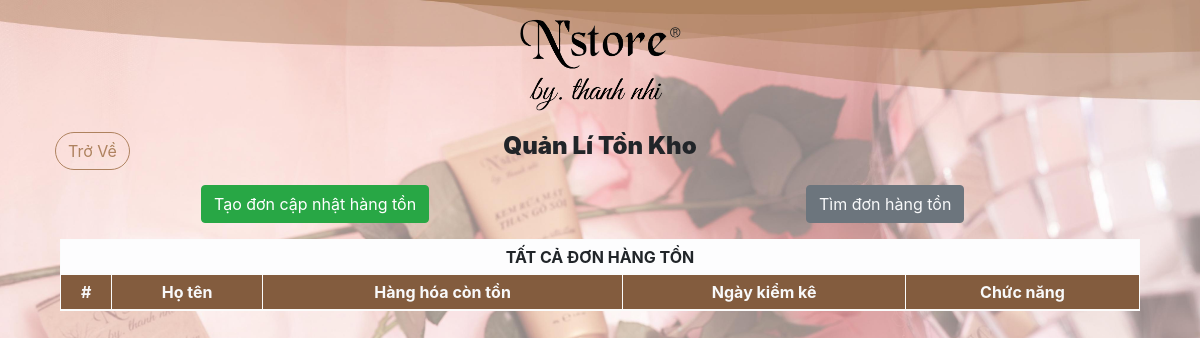
/index.php?page=quanlitonkho (signed in), run on an earlier commit of the app's database.
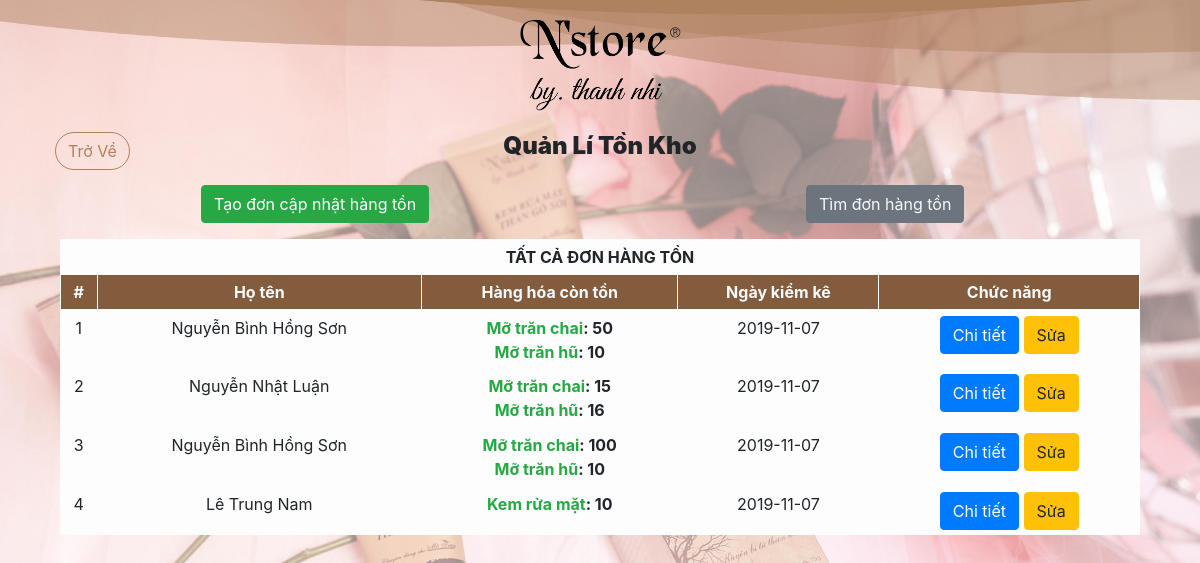
And on a later commit of the database.
### tables this page shows
CREATE TABLE `hangton` (
  `mahangton` int(11) NOT NULL,
  `ngaytao` date NOT NULL,
  `makhachhang` int(11) NOT NULL,
  `maadmin` int(11) DEFAULT NULL
);

CREATE TABLE `khachhang` (
  `makhachhang` int(11) NOT NULL,
  `hovaten` varchar(100) NOT NULL,
  `sodienthoai` varchar(15) NOT NULL,
  `cmnd` varchar(20) NOT NULL,
  `diachi` varchar(500) NOT NULL,
  `capbac` varchar(200) NOT NULL,
  `tructhuoc` varchar(500) NOT NULL,
  `mahopdong` varchar(100) DEFAULT NULL,
  `macuahang` varchar(100) DEFAULT NULL,
  `hethongnhaphanphoi` varchar(200) DEFAULT NULL,
  `danghi` varchar(50) NOT NULL DEFAULT 'chuanghi',
  `loaikhachhang` varchar(100) NOT NULL DEFAULT 'khachquaduong',
  `maadmin` int(11) DEFAULT '0',
  `ngaysua` date DEFAULT NULL,
  `maadminsua` int(11) DEFAULT NULL,
  `ngaytao` date NOT NULL
);

CREATE TABLE `chitiethanghoahangton` (
  `machitiethanghoahangton` int(11) NOT NULL,
  `mahanghoa` int(11) NOT NULL,
  `soluong` int(11) NOT NULL,
  `mahangton` int(11) NOT NULL
);

CREATE TABLE `hanghoa` (
  `mahanghoa` int(11) NOT NULL,
  `tenhanghoa` varchar(100) NOT NULL
);

### ns-tn-database/ket-noi.php (called while the page is built, shortened)
<?php
    $this->connect = new PDO('mysql:host=localhost;dbname=quanlibanhang;charset=utf8','root','');
?>

### ns-tn-model/hang-ton-class.php (called while the page is built, shortened)
<?php
    class hangtonclass extends databaseHangTon{
        public function LayTatCaHangTon(){
            $donhang = $this->connect->prepare('SELECT *, hangton.ngaytao AS ngaytaohangton FROM hangton, khachhang WHERE hangton.makhachhang = khachhang.makhachhang ORDER BY hangton.ngaytao DESC');
            $donhang->setFetchMode(PDO::FETCH_OBJ);
            $donhang->execute();
            $listdonhang = $donhang->fetchAll();
            return $listdonhang;
        }
        public function LayHangTonTheoMa($mahanghoa){
            $hanghoa = $this->connect->prepare("SELECT * FROM hanghoa WHERE mahanghoa=?");
			$hanghoa->setFetchMode(PDO::FETCH_OBJ);
			$hanghoa->execute(array($mahanghoa));
			$list = $hanghoa->fetch();
			return $list;
        }
    }
?>

### ns-tn-model/cthh-hang-ton-class.php (called while the page is built, shortened)
<?php
    class cthhhtclass extends databaseCTHHHT{
        public function LayHangHoaCuaDonHang($mahangton){
            $hanghoa = $this->connect->prepare('SELECT * FROM chitiethanghoahangton cthhht, hanghoa hh, hangton ht WHERE ht.mahangton = cthhht.mahangton AND hh.mahanghoa = cthhht.mahanghoa AND cthhht.mahangton = ?');
            $hanghoa->setFetchMode(PDO::FETCH_OBJ);
            $hanghoa-> execute(array($mahangton));
            $listhanghoa = $hanghoa->fetchAll();
            return $listhanghoa;
        }
    }
?>

### ns-tn-model/admin-class.php (called while the page is built, shortened)
<?php
    class adminclass extends databaseAdmin{
        public function LayThongTinAdminBangMa($maadmin){
            $admin = $this->connect->prepare("SELECT * FROM admin WHERE maadmin=?");
			$admin->setFetchMode(PDO::FETCH_OBJ);
			$admin->execute(array($maadmin));
			$list = $admin->fetch();
			return $list;
        }
    }
?>

### ns-tn-view/ns-tn-quan-li/ns-tn-ton-kho/index.php (the view, shortened to what this page needs)
<?php
    require "ns-tn-model/admin-class.php";
    require "ns-tn-model/cthh-hang-ton-class.php";
    require "ns-tn-model/hang-ton-class.php";
    if(isset($_SESSION['admin'])){
        ?>
            <div class="col-12 col-sm-12 col-md-12 col-lg-12 col-xl-12 d-flex justify-content-center">
                <div class="position-absolute" style="z-index: 999; left: 10px">
                    <a class="btn btn-outline-brown dangxuat rounded-pill" href="index.php">Trở Về</a>
                </div>
                <div class="text-center">
                    <h4><strong><b>Quản Lí Tồn Kho</b></strong></h4>
                </div>
            </div>
            <div class="">
                <div class="row">
                    <div class="col-12 col-sm-12 col-md-6 col-lg-6 col-xl-6 d-flex justify-content-center mt-3">
                        <a href="index.php?page=taomoihangton" class=" btn btn-success hvr-grow-rotate">Tạo đơn cập nhật hàng tồn</a>
                    </div>
                    <div class="col-12 col-sm-12 col-md-6 col-lg-6 col-xl-6 d-flex justify-content-center mt-3 ">
                        <button class=" btn btn-secondary text-light hvr-wobble-horizontal" data-toggle="collapse" href="#collapseExample" role="button" aria-expanded="false" aria-controls="collapseExample">
                            Tìm đơn hàng tồn
                        </button>
                    </div>
                </div>
            </div>
            <div class="col-12 col-sm-12 col-md-12 col-lg-12 col-xl-12 mt-3">
                 <div class="table-responsive-lg" id="bangloc">
                    <table class="table table-hover table-bordered table-sm table-light text-center mb-3">
                        <thead>
                            <tr>
                                <th scope="col" colspan="5">TẤT CẢ ĐƠN HÀNG TỒN</th>
                            </tr>
                            <tr class="bg-browns text-light">
                                <th scope="col">#</th>
                                <th scope="col">Họ tên</th>
                                <th scope="col">Hàng hóa còn tồn</th>
                                <th scope="col">Ngày kiểm kê</th>
                                <th scope="col">Chức năng</th>
                            </tr>
                        </thead>
                        <tbody>
                        <?php
                            $stt = 1;
                            $hangton = new hangtonclass();
                            $thongtin = $hangton->LayTatCaHangTon();
                            foreach ($thongtin as $tt) {
                        ?>
                            <tr>
                                <th scope="row" class="font-weight-normal"><?php echo $stt++; ?></th>
                                <th scope="col" class="font-weight-normal"><?php echo $tt->hovaten; ?></th>
                                <th scope="col" class="font-weight-normal">
                                    <?php
                                        $chitiet = new cthhhtclass();
                                        $thongtinchitiet = $chitiet->LayHangHoaCuaDonHang($tt->mahangton);
                                        foreach ($thongtinchitiet as $ttct) {
                                            echo "<strong> <span class='text-success'>" .  $hangton->LayHangTonTheoMa($ttct->mahanghoa)->tenhanghoa . "</span>: <span>" . $ttct->soluong . "</span></strong><br>";
                                        }
                                    ?>
                                </th>
                                <th scope="col" class="font-weight-normal"><?php echo $tt->ngaytaohangton; ?></th>
                                <th scope="col" class="font-weight-normal">
                                    <?php
                                        $admin = new adminclass();
                                        $thongtin = $admin->LayThongTinAdminBangMa($tt->maadmin);
                                        $tenadmin = $thongtin->hovaten;
                                    ?>
                                    <button type="button" class="btn btn-primary" data-toggle="modal" data-target="#chitietdonhang" onclick="ChiTietDonHangTon('<?php echo $tenadmin?>')">Chi tiết</button>
                                    <a href="index.php?page=suadonhangton&id=<?php echo $tt->makhachhang?>&mahangton=<?php echo $tt->mahangton?>" class="btn btn-warning">Sửa</a>
                                </th>
                            </tr>
                        <?php
                            }
                        ?>
                        </tbody>
                    </table>
                </div>
            </div>
        <?php
    }else{
        ?>
            <div class="alert alert-danger" role="alert">
                Lỗi... Không tìm thấy thông tin tài khoản admin...!
            </div>
        <?php
    }
?>

### index.php (shortened to what this page needs)
<!DOCTYPE html>
<html lang="en">
<head>
    <link rel="stylesheet" href="ns-tn-public/ns-tn-css/bootstrap.css">
    <link rel="stylesheet" href="ns-tn-public/ns-tn-css/app.css">
    <link rel="stylesheet" href="ns-tn-public/ns-tn-css/dang-nhap.css">
    <link rel="stylesheet" href="ns-tn-public/ns-tn-css/quan-li.css">
    <link rel="stylesheet" href="ns-tn-public/ns-tn-css/hover.css">
    <link rel="stylesheet" href="ns-tn-public/ns-tn-css/loading.css">
</head>
<body class="app">
    <div class="container">
        <?php require "ns-tn-view/app.php"; ?>
    </div>
</body>
</html>

### ns-tn-view/app.php (shortened to what this page needs)
<?php
    if(isset($_SESSION['admin'])){
        ?><div class="mt-3"></div><?php
        require "ns-tn-view/ns-tn-include/logo.php";
        require "ns-tn-view/ns-tn-include/message.php";
        if(isset($_GET['page'])){
            $page = $_GET['page'];
            switch ($page) {
                case 'quanlitonkho':
                    require "ns-tn-quan-li/ns-tn-ton-kho/index.php";
                break;
            }
        }else{
            require "ns-tn-quan-li/index.php";
        }
    }else {
        require "ns-tn-dang-nhap/index.php";
    }
?>

### ns-tn-view/ns-tn-include/logo.php
<div class="col-12 col-sm-12 col-md-12 col-lg-12 col-xl-12 d-flex justify-content-center">
    <img src="ns-tn-public/ns-tn-images/default/logo.png" class="logo rotate" alt="" srcset="" width="auto" height="100px">
</div>

### ns-tn-view/ns-tn-include/message.php (shortened to what this page needs)
<div class="row">
</div>

### ns-tn-public/ns-tn-css/app.css (style rules this page uses)
* { margin: 0; padding: 0; }
body { background-image: url("background.jpg"); background-attachment:fixed; background-position:center; background-size:cover; background-origin:border-box; background-repeat: no-repeat; }
.rotate { transform-origin: 85px 4px; animation: rotation 5s 0.5s infinite ease-out; }

What changed in the data, as far as the page shows it:
added hangton: khachhang.hovaten "Nguyễn Bình Hồng Sơn", ngaytao "2019-11-07"
added chitiethanghoahangton: hanghoa.mahanghoa+tenhanghoa "Mỡ trăn chai", soluong "50", shown under "Nguyễn Bình Hồng Sơn"
added chitiethanghoahangton: hanghoa.mahanghoa+tenhanghoa "Mỡ trăn hũ", soluong "10", shown under "Nguyễn Bình Hồng Sơn"
added hangton: khachhang.hovaten "Nguyễn Nhật Luận", ngaytao "2019-11-07"
added chitiethanghoahangton: hanghoa.mahanghoa+tenhanghoa "Mỡ trăn chai", soluong "15", shown under "Nguyễn Nhật Luận"
added chitiethanghoahangton: hanghoa.mahanghoa+tenhanghoa "Mỡ trăn hũ", soluong "16", shown under "Nguyễn Nhật Luận"
added hangton: khachhang.hovaten "Nguyễn Bình Hồng Sơn", ngaytao "2019-11-07"
added chitiethanghoahangton: hanghoa.mahanghoa+tenhanghoa "Mỡ trăn chai", soluong "100", shown under "Nguyễn Bình Hồng Sơn"
added chitiethanghoahangton: hanghoa.mahanghoa+tenhanghoa "Mỡ trăn hũ", soluong "10", shown under "Nguyễn Bình Hồng Sơn"
added hangton: khachhang.hovaten "Lê Trung Nam", ngaytao "2019-11-07"
added chitiethanghoahangton: hanghoa.mahanghoa+tenhanghoa "Kem rửa mặt", soluong "10", shown under "Lê Trung Nam"
